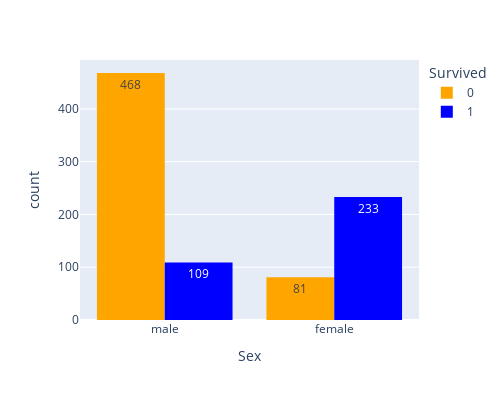

The notebook cell saved with this chart:
### Code cell
# sns.countplot(data=df,x="Sex",hue='Survived')
px.histogram(df, x="Sex", color="Survived",barmode='group',height=400,width=500,text_auto=True,
             color_discrete_sequence=["orange","blue"])
# most of male are died and most of feamle survived

### Figure 1 — Plotly figure (JSON) as saved in the notebook; plotly's stock layout.template omitted (floating-point values rounded to 4 significant figures; data arrays with more than 128 entries replaced by an {"elided": "..."} marker saying what was removed)
{"data": [{"alignmentgroup": "True", "bingroup": "x", "hovertemplate": "Survived=0<br>Sex=%{x}<br>count=%{y}<extra></extra>", "legendgroup": "0", "marker": {"color": "orange", "pattern": {"shape": ""}}, "name": "0", "offsetgroup": "0", "orientation": "v", "showlegend": true, "texttemplate": "%{value}", "type": "histogram", "x": {"elided": "549 str values"}, "xaxis": "x", "yaxis": "y"}, {"alignmentgroup": "True", "bingroup": "x", "hovertemplate": "Survived=1<br>Sex=%{x}<br>count=%{y}<extra></extra>", "legendgroup": "1", "marker": {"color": "blue", "pattern": {"shape": ""}}, "name": "1", "offsetgroup": "1", "orientation": "v", "showlegend": true, "texttemplate": "%{value}", "type": "histogram", "x": {"elided": "342 str values"}, "xaxis": "x", "yaxis": "y"}], "layout": {"barmode": "group", "height": 400, "legend": {"title": {"text": "Survived"}, "tracegroupgap": 0}, "margin": {"t": 60}, "width": 500, "xaxis": {"anchor": "y", "domain": [0, 1], "title": {"text": "Sex"}}, "yaxis": {"anchor": "x", "domain": [0, 1], "title": {"text": "count"}}}}
